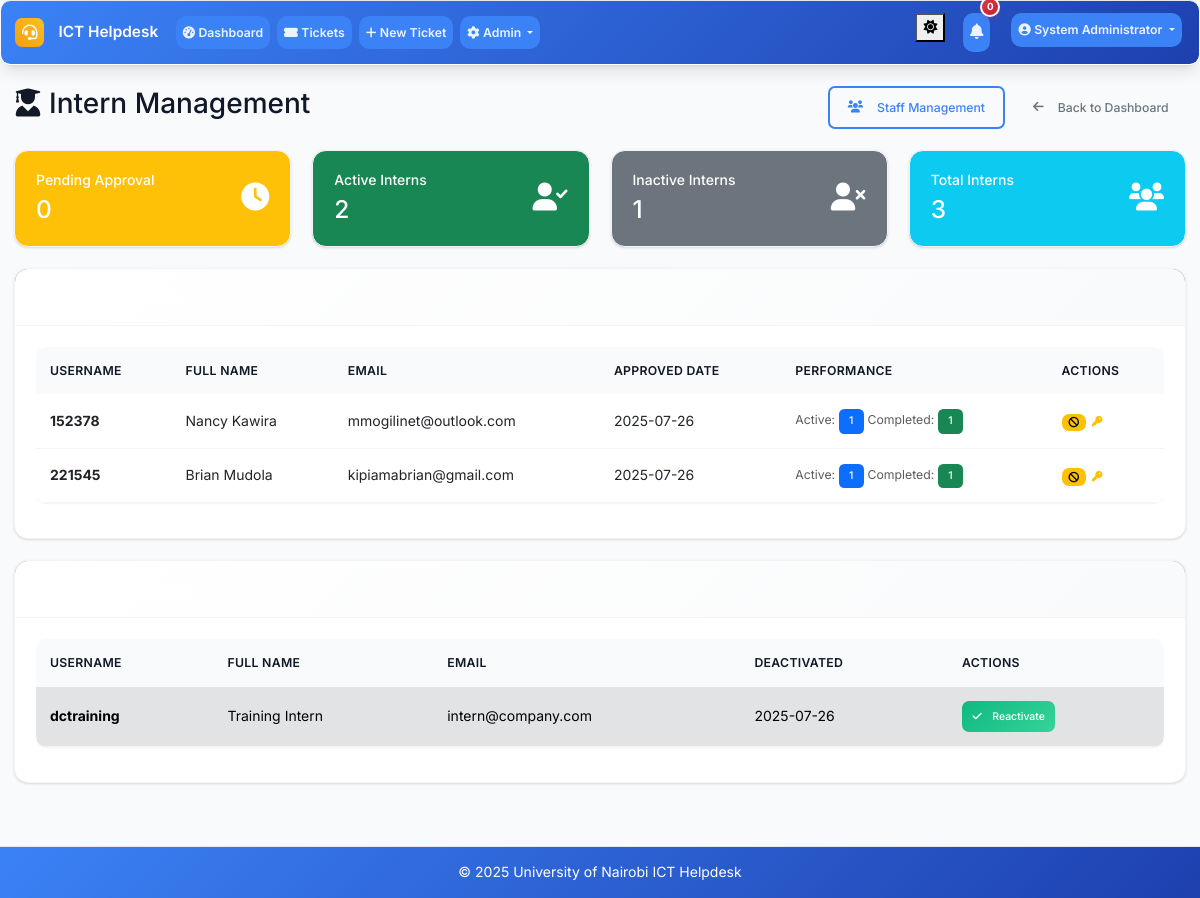
Screenshot of /admin/intern_management (signed in) with the database file from the repository.
### models.py (models this page shows, shortened)
class User(UserMixin, db.Model):
    id = db.Column(db.Integer, primary_key=True)
    username = db.Column(db.String(64), unique=True, nullable=False, index=True)
    email = db.Column(db.String(120), unique=True, nullable=False, index=True)
    password_hash = db.Column(db.String(256), nullable=False)
    full_name = db.Column(db.String(100), nullable=False)
    role = db.Column(db.String(20), nullable=False, default='user', index=True)  # admin, intern, user
    created_at = db.Column(db.DateTime, default=datetime.utcnow, index=True)
    is_active = db.Column(db.Boolean, default=True)
    is_verified = db.Column(db.Boolean, default=False)
    verification_token = db.Column(db.String(128), nullable=True)
    phone_number = db.Column(db.String(20), nullable=True)
    is_approved = db.Column(db.Boolean, default=True)  # Default to True for regular users
    approved_by_id = db.Column(db.Integer, db.ForeignKey('user.id'), nullable=True)
    approved_at = db.Column(db.DateTime, nullable=True)
    tickets_created = db.relationship('Ticket', foreign_keys='Ticket.created_by_id', backref='creator', lazy='dynamic')
    assigned_tickets = db.relationship('Ticket', secondary='ticket_assignees', back_populates='assignees', lazy='selectin')
    comments = db.relationship('Comment', backref='author', lazy='dynamic')

### routes.py (the view)
@app.route('/admin/intern_management')
@login_required
def intern_management():
    if current_user.role != 'admin':
        abort(403)
    pending_interns = User.query.filter_by(
        is_approved=False,
        is_verified=True,
        role='intern'
    ).order_by(User.created_at.desc()).all()
    active_interns = User.query.filter_by(
        is_approved=True,
        is_active=True,
        role='intern'
    ).order_by(User.created_at.desc()).all()
    inactive_interns = User.query.filter_by(
        is_approved=True,
        is_active=False,
        role='intern'
    ).order_by(User.created_at.desc()).all()
    intern_stats = []
    for intern in active_interns:
        active_tickets = Ticket.query.join(Ticket.assignees).filter(
            User.id == intern.id,
            Ticket.status.in_(['open', 'in_progress'])
        ).count()
        completed_tickets = Ticket.query.join(Ticket.assignees).filter(
            User.id == intern.id,
            Ticket.status.in_(['resolved', 'closed'])
        ).count()
        intern_stats.append({
            'intern': intern,
            'active_tickets': active_tickets,
            'completed_tickets': completed_tickets
        })
    from flask_wtf.csrf import generate_csrf
    return render_template('intern_management.html',
                         pending_interns=pending_interns,
                         active_interns=active_interns,
                         inactive_interns=inactive_interns,
                         intern_stats=intern_stats,
                         csrf_token=generate_csrf)

### app.py (called while the page is built)
@login_manager.user_loader
def load_user(user_id):
    from models import User
    return User.query.get(int(user_id))

@app.context_processor
def inject_now():
    return {'now': datetime.utcnow}

### routes.py (called while the page is built)
@app.context_processor
def inject_datetime():
    return dict(datetime=datetime)

### templates/intern_management.html (shortened to what this page needs)
{% extends "base.html" %}
{% block content %}
<div class="d-flex justify-content-between align-items-center mb-4">
    <h2><i class="fas fa-user-graduate me-2"></i>Intern Management</h2>
    <div>
        <a href="{{ url_for('staff_management') }}" class="btn btn-outline-primary me-2">
            <i class="fas fa-users me-2"></i>Staff Management
        </a>
        <a href="{{ url_for('admin_dashboard') }}" class="btn btn-outline-secondary">
            <i class="fas fa-arrow-left me-2"></i>Back to Dashboard
        </a>
    </div>
</div>
<div class="row mb-4">
    <div class="col-md-3">
        <div class="card bg-warning text-white">
            <div class="card-body">
                <div class="d-flex justify-content-between">
                    <div>
                        <h6 class="card-title">Pending Approval</h6>
                        <h3 class="mb-0">{{ pending_interns|length }}</h3>
                    </div>
                    <div class="align-self-center">
                        <i class="fas fa-clock fa-2x"></i>
                    </div>
                </div>
            </div>
        </div>
    </div>
    <div class="col-md-3">
        <div class="card bg-success text-white">
            <div class="card-body">
                <div class="d-flex justify-content-between">
                    <div>
                        <h6 class="card-title">Active Interns</h6>
                        <h3 class="mb-0">{{ active_interns|length }}</h3>
                    </div>
                    <div class="align-self-center">
                        <i class="fas fa-user-check fa-2x"></i>
                    </div>
                </div>
            </div>
        </div>
    </div>
    <div class="col-md-3">
        <div class="card bg-secondary text-white">
            <div class="card-body">
                <div class="d-flex justify-content-between">
                    <div>
                        <h6 class="card-title">Inactive Interns</h6>
                        <h3 class="mb-0">{{ inactive_interns|length }}</h3>
                    </div>
                    <div class="align-self-center">
                        <i class="fas fa-user-times fa-2x"></i>
                    </div>
                </div>
            </div>
        </div>
    </div>
    <div class="col-md-3">
        <div class="card bg-info text-white">
            <div class="card-body">
                <div class="d-flex justify-content-between">
                    <div>
                        <h6 class="card-title">Total Interns</h6>
                        <h3 class="mb-0">{{ (pending_interns|length + active_interns|length + inactive_interns|length) }}</h3>
                    </div>
                    <div class="align-self-center">
                        <i class="fas fa-users fa-2x"></i>
                    </div>
                </div>
            </div>
        </div>
    </div>
</div>
<div class="card mb-4">
    <div class="card-header bg-success text-white">
        <h5 class="mb-0"><i class="fas fa-user-check me-2"></i>Active Interns</h5>
    </div>
    <div class="card-body">
        {% if active_interns %}
        <div class="table-responsive">
            <table class="table table-hover">
                <thead>
                    <tr>
                        <th>Username</th>
                        <th>Full Name</th>
                        <th>Email</th>
                        <th>Approved Date</th>
                        <th>Performance</th>
                        <th>Actions</th>
                    </tr>
                </thead>
                <tbody>
                    {% for stat in intern_stats %}
                    {% set intern = stat.intern %}
                    <tr>
                        <td><strong>{{ intern.username }}</strong></td>
                        <td>{{ intern.full_name }}</td>
                        <td>{{ intern.email }}</td>
                        <td>{{ intern.approved_at.strftime('%Y-%m-%d') if intern.approved_at else 'N/A' }}</td>
                        <td>
                            <small class="text-muted">
                                Active: <span class="badge bg-primary">{{ stat.active_tickets }}</span>
                                Completed: <span class="badge bg-success">{{ stat.completed_tickets }}</span>
                            </small>
                        </td>
                        <td>
                            <div class="btn-group" role="group">
                                <form method="POST" action="{{ url_for('toggle_user_status', user_id=intern.id) }}" class="d-inline">
                                    <button type="submit" class="btn btn-warning btn-sm"
                                            onclick="return confirm('Deactivate {{ intern.full_name }}?')"
                                            title="Deactivate Intern">
                                        <i class="fas fa-ban"></i>
                                    </button>
                                </form>
                                <button type="button" class="btn btn-outline-warning btn-sm"
                                        data-password-details='{"userId": "{{ intern.id }}", "userName": "{{ intern.full_name|escape }}"}'
                                        title="Change Password">
                                    <i class="fas fa-key"></i>
                                </button>
                            </div>
                        </td>
                    </tr>
                    {% endfor %}
                </tbody>
            </table>
        </div>
        {% else %}
        <p class="text-muted text-center">No active interns at the moment.</p>
        {% endif %}
    </div>
</div>
{% if inactive_interns %}
<div class="card">
    <div class="card-header bg-secondary text-white">
        <h5 class="mb-0"><i class="fas fa-user-times me-2"></i>Inactive Interns</h5>
    </div>
    <div class="card-body">
        <div class="table-responsive">
            <table class="table table-hover">
                <thead>
                    <tr>
                        <th>Username</th>
                        <th>Full Name</th>
                        <th>Email</th>
                        <th>Deactivated</th>
                        <th>Actions</th>
                    </tr>
                </thead>
                <tbody>
                    {% for intern in inactive_interns %}
                    <tr class="table-secondary">
                        <td><strong>{{ intern.username }}</strong></td>
                        <td>{{ intern.full_name }}</td>
                        <td>{{ intern.email }}</td>
                        <td>{{ intern.created_at.strftime('%Y-%m-%d') }}</td>
                        <td>
                            <form method="POST" action="{{ url_for('toggle_user_status', user_id=intern.id) }}" class="d-inline">
                                <button type="submit" class="btn btn-success btn-sm"
                                        onclick="return confirm('Reactivate {{ intern.full_name }}?')"
                                        title="Reactivate Intern">
                                    <i class="fas fa-check me-1"></i>Reactivate
                                </button>
                            </form>
                        </td>
                    </tr>
                    {% endfor %}
                </tbody>
            </table>
        </div>
    </div>
</div>
{% endif %}
{% endblock %}

### templates/base.html (shortened to what this page needs)
<!DOCTYPE html>
<html lang="en">
<head>
    <link href="https://cdn.jsdelivr.net/npm/bootstrap@5.3.0/dist/css/bootstrap.min.css" rel="stylesheet">
    <link href="https://cdnjs.cloudflare.com/ajax/libs/font-awesome/6.0.0/css/all.min.css" rel="stylesheet">
    <link href="{{ url_for('static', filename='css/custom.css') }}" rel="stylesheet">
</head>
<body>
    <nav class="navbar navbar-expand-lg navbar-dark footer-sky">
        <div class="container-fluid px-3">
            <a class="navbar-brand" href="{{ url_for('index') }}">
                <i class="fas fa-headset me-2"></i>ICT Helpdesk
            </a>
            <div class="collapse navbar-collapse" id="navbarNav">
                <ul class="navbar-nav me-auto mb-2 mb-lg-0">
                    {% if current_user.is_authenticated %}
                    <li class="nav-item">
                        <a class="nav-link" href="{{ url_for('dashboard') }}">
                            <i class="fas fa-tachometer-alt me-1"></i>Dashboard
                        </a>
                    </li>
                    <li class="nav-item">
                        <a class="nav-link" href="{{ url_for('tickets_list') }}">
                            <i class="fas fa-ticket-alt me-1"></i>Tickets
                        </a>
                    </li>
                    <li class="nav-item">
                        <a class="nav-link" href="{{ url_for('new_ticket') }}">
                            <i class="fas fa-plus me-1"></i>New Ticket
                        </a>
                    </li>
                    {% if current_user.role == 'admin' %}
                    <li class="nav-item dropdown">
                        <a class="nav-link dropdown-toggle" href="#" role="button" data-bs-toggle="dropdown" aria-expanded="false">
                            <i class="fas fa-cog me-1"></i>Admin
                        </a>
                    </li>
                    {% endif %}
                    {% endif %}
                </ul>
                <ul class="navbar-nav ms-auto mb-2 mb-lg-0">
                    <li class="nav-item me-3">
                        <button class="theme-toggle" id="theme-toggle" aria-label="Toggle theme" title="Toggle dark/light mode">
                            <i class="fas fa-sun" id="theme-icon"></i>
                        </button>
                    </li>
                    {% if current_user.is_authenticated %}
                    <li class="nav-item dropdown me-3">
                        <a class="nav-link position-relative" href="#" id="notificationsDropdown" role="button"
                           data-bs-toggle="dropdown" aria-expanded="false">
                            <i class="fas fa-bell"></i>
                            <span id="notification-badge" class="position-absolute top-0 start-100 translate-middle badge rounded-pill bg-danger" style="display: none;">
                                0
                            </span>
                        </a>
                    </li>
                    <li class="nav-item dropdown">
                        <a class="nav-link dropdown-toggle" href="#" id="navbarDropdown" role="button" data-bs-toggle="dropdown" aria-expanded="false">
                            <i class="fas fa-user-circle me-1"></i>{{ current_user.full_name }}
                        </a>
                    </li>
                    {% endif %}
                </ul>
            </div>
        </div>
    </nav>
    <main class="container-fluid my-4 px-3">
        {% block content %}{% endblock %}
    </main>
    <footer class="footer-sky py-3 mt-5">
        <div class="container text-center">
            <span>&copy; {{ datetime.utcnow().year }} University of Nairobi ICT Helpdesk</span>
        </div>
    </footer>
</body>
</html>

### templates/intern_management.html (style rules this page uses)
.d-inline { display: inline; }

### rows the page displays
User: full_name "System Administrator"
User: username "152378", full_name "Nancy Kawira", email "mmogilinet@outlook.com", approved_at "2025-07-26"
User: username "221545", full_name "Brian Mudola", email "kipiamabrian@gmail.com", approved_at "2025-07-26"
User: username "dctraining", full_name "Training Intern", email "intern@company.com", created_at "2025-07-26"

### other values shown
{{ pending_interns|length }} "0"
{{ active_interns|length }} "2"
{{ inactive_interns|length }} "1"
{{ stat.active_tickets }} "1" "1"
{{ stat.completed_tickets }} "1" "1"
